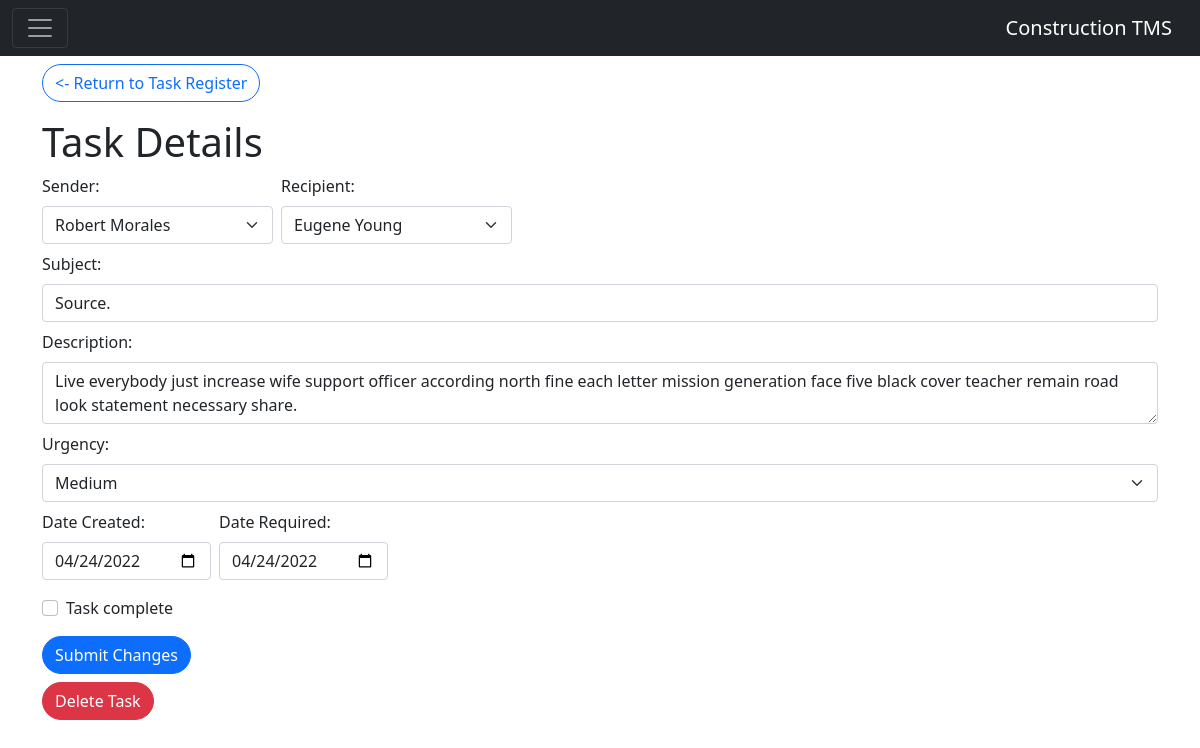
The app's page /task_details/1, older data.
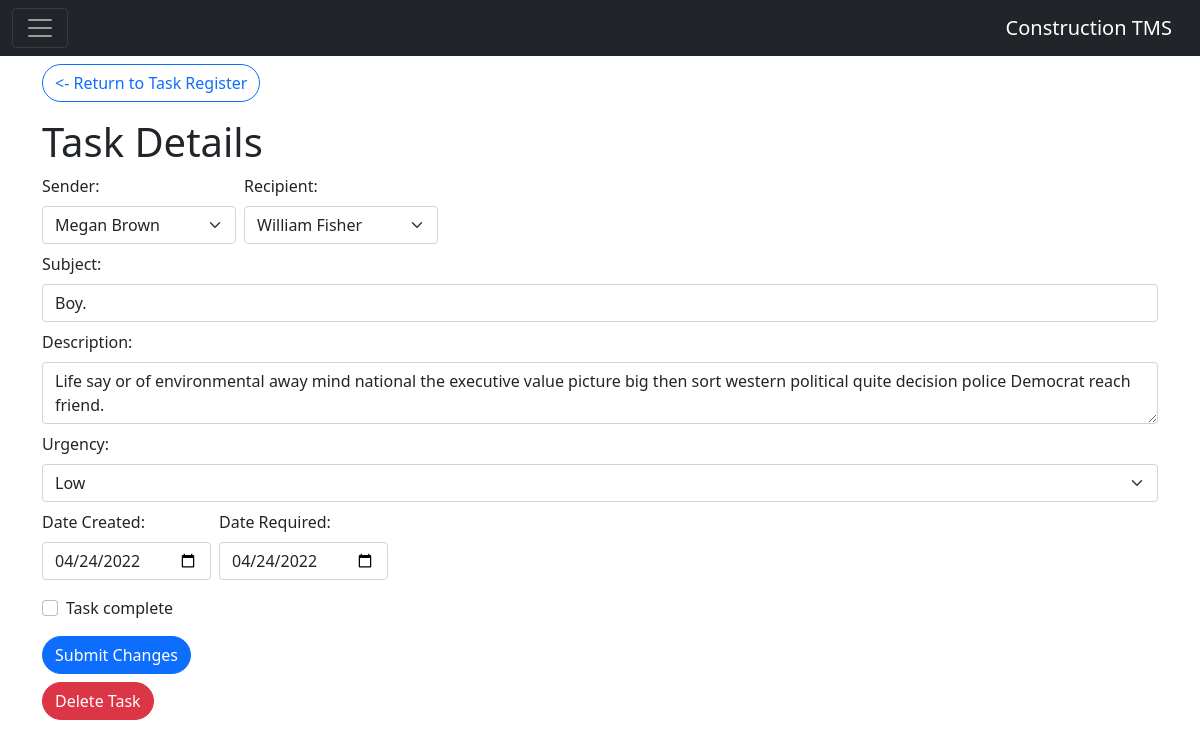
The same page, newer data.
### registers/models.py (models this page shows, shortened)
class User(db.Model):
    __tablename__ = "user"
    id = db.Column(db.Integer, primary_key=True, autoincrement=True)
    username = db.Column(db.String(64))
    password = db.Column(db.String(64))
    name = db.Column(db.String(64))
    company = db.Column(db.String(100))
    assigned_tasks = db.relationship("Task", primaryjoin=lambda: or_(
        User.id == foreign(Task.sender_id),
        User.id == foreign(Task.recipient_id)
    ), viewonly=True)

class Task(db.Model):
    __tablename__ = "task"
    id = db.Column(db.Integer, primary_key=True, autoincrement=True)
    sender_id = db.Column(db.Integer, ForeignKey('user.id'))
    recipient_id = db.Column(db.Integer, ForeignKey('user.id'))
    subject = db.Column(db.String(64))
    description = db.Column(db.Text())
    urgency = db.Column(db.String(20))
    date_created = db.Column(db.DateTime)
    date_required = db.Column(db.DateTime)
    date_completed = db.Column(db.DateTime)
    sender_user = db.relationship("User", foreign_keys=sender_id)
    recipient_user = db.relationship("User", foreign_keys=recipient_id)

### forms/views.py (the view)
@forms.route('/task_details/<string:task_id>', methods=['POST', 'GET'])
def task_details(task_id):
    user_query = db.session.query(User.id, User.name).order_by(User.name)
    recipient_user = aliased(User)
    sender_user = aliased(User)
    query = db.session.query(Task.id, Task.subject, Task.description, Task.urgency,
                            (recipient_user.name).label("recipient"),
                            (sender_user.name).label("sender"),
                            Task.date_created, Task.date_required, Task.date_completed) \
                            .join(recipient_user, recipient_user.id == Task.recipient_id) \
                            .join(sender_user, sender_user.id == Task.sender_id)\
                            .filter(Task.id == task_id)
    dates = {
        'date_created' : datetime.strftime(query.first().date_created, '%Y-%m-%d'),
        'date_required': datetime.strftime(query.first().date_required, '%Y-%m-%d')
    }
    return render_template('task_details.html', users=user_query, details=query.first(), dates=dates)

### forms/templates/task_details.html (shortened to what this page needs)
{% extends "base.html" %}
{% set active_page = "Task Details" %}
{% block content %}
<a href="{{ url_for('registers.task_register') }}" class="rounded-pill btn btn-outline-primary mb-3" role="button"><- Return to Task Register</a>
<h1>Task Details</h1>
<div>
    <form method="post" action="{{ url_for('forms.update_task') }}">
        <div>
            <div class="d-flex mb-2">
                <div class="me-2">
                    <label class="form-label">Sender: </label>
                    <select class="form-select" name="sender" aria-label="Select Sender">
                        <option selected>{{ details.sender }}</option>
                    </select>
                </div>
                <div>
                    <label class="form-label">Recipient: </label>
                    <select class="form-select" name="recipient" aria-label="Select Sender">
                        <option selected>{{ details.recipient }}</option>
                    </select>
                </div>
            </div>
            <div class="mb-2">
                <label class="form-label">Subject: </label>
                <input type="text" value="{{ details.subject }}" class="form-control" name="subject" id="subject" aria-describedby="subject">
            </div>
            <div class="mb-2">
                <label class="form-label">Description: </label>
                <textarea class="form-control" name="description" id="description" aria-describedby="description">{{ details.description }}</textarea>
            </div>
            <div class="mb-2">
                <label class="form-label">Urgency: </label>
                <select class="form-select" name="urgency" aria-label="Select Urgency">
                    <option selected>{{ details.urgency }}</option>
                </select>
            </div>
            <div class="d-flex mb-3">
                <div class="me-2">
                    <label class="form-label me-1">Date Created: </label>
                    <input type="date" value="{{ dates.date_created }}" class="form-control" name="date_created" id="date_created" aria-describedby="date_created">
                </div>
                <div>
                    <label class="form-label me-1">Date Required: </label>
                    <input type="date" value="{{ dates.date_required }}" class="form-control" name="date_required" id="date_required" aria-describedby="date_required">
                </div>
            </div>
            <div class="form-check mb-3">
                <input class="form-check-input" name="task_completed" type="checkbox" value="checked" id="flexCheckDefault" {%if details.date_completed is not none %} checked {% endif %}>
                <label class="form-check-label" for="flexCheckDefault">
                    Task complete
                </label>
            </div>
            <div class="d-flex">
                <div>
                    <input class="rounded-pill btn btn-primary" type="submit" value="Submit Changes">
                </div>
            </div>
        </div>
    </form>
    <form action="{{ url_for('forms.delete_task') }}" method="post" class="mt-2">
        <div>
            <input class="rounded-pill btn btn-danger" type="submit" value="Delete Task">
        </div>
    </form>
</div>
{% endblock %}

### navigation/templates/base.html (shortened to what this page needs)
<!DOCTYPE html>
<html lang="en" style="height: 100%">
    <head>
        <link href="https://cdn.jsdelivr.net/npm/bootstrap@5.1.3/dist/css/bootstrap.min.css" rel="stylesheet">
        <link rel="stylesheet" type="text/css" href="https://cdn.datatables.net/1.11.5/css/dataTables.bootstrap5.min.css">
    </head>
    {% set navigation_bar = [('/', 'Home', 'Home'),
                            ('/task_register', 'Task Register', 'Task Register'),
                            ('/create_task', 'Create Task', 'Create Task')] -%}
    {% set active_page = active_page|default('home') -%}
    <body style="height: 100%; min-height: 100%">
        <div class="d-flex" style="height: 100%">
            <nav class="navbar navbar-dark bg-dark fixed-top">
                <div class="container-fluid">
                    <button class="navbar-toggler" type="button" data-bs-toggle="offcanvas" data-bs-target="#offcanvasNavbar" aria-controls="offcanvasNavbar">
                        <span class="navbar-toggler-icon"></span>
                    </button>
                    <a class="navbar-brand" href="#">Construction TMS</a>
                </div>
            </nav>
            <main style="width:100%">
                <div class="container pt-5 mt-3 mb-3">
                    {% block content %}
                    {% endblock %}
                </div>
            </main>
        </div>
    </body>
</html>

Row changes from the older to the newer data that the page shows:
no longer on this page (row edited): User: sender "Robert Morales"
no longer on this page (row edited): User: recipient "Eugene Young"
now on this page (row edited): User: sender "Megan Brown"
now on this page (row edited): User: recipient "William Fisher"
changed Task: subject "Source." → "Boy."; description "Live everybody just increase wife support officer according north fine each letter mission generation face five black cover teacher remain road look statement necessary share." → "Life say or of environmental away mind national the executive value picture big then sort western political quite decision police Democrat reach friend."; urgency "Medium" → "Low"
